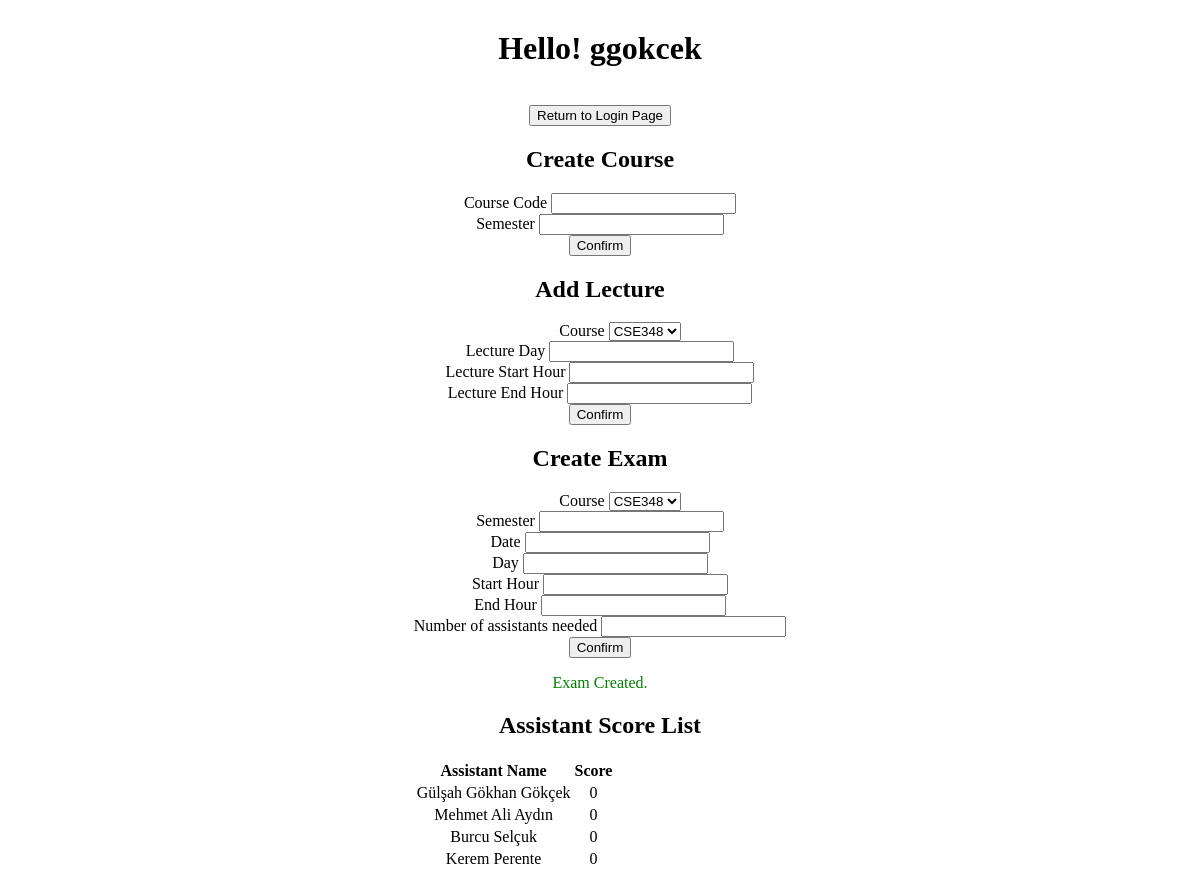
The app's page /secretaryPage.php (signed in) with its own data.
### tables this page shows
CREATE TABLE IF NOT EXISTS `employee` (
  `employee_id` int(11) NOT NULL AUTO_INCREMENT,
  `employee_username` varchar(50) NOT NULL,
  `employee_password` varchar(50) NOT NULL,
  `employee_name` varchar(50) NOT NULL,
  `employee_score` varchar(50),
  `employee_type` varchar(50) NOT NULL,
  `department_id` int(11) NOT NULL,
  PRIMARY KEY(`employee_id`),
  FOREIGN KEY (`department_id`) REFERENCES `department` (`department_id`)
);

### secretaryPage.php (the view, shortened to what this page needs)
<!DOCTYPE html>
<html>
<head>
</head>
<?php
$servername = "localhost";
$username = "root";
$password = "mysql";
$dbname = "examplanning_system";
$conn = mysqli_connect($servername, $username, $password, $dbname);
$current_user = $_SESSION['username'];
$sql_current_user_department = "SELECT department_id FROM employee WHERE employee_username ='$current_user'";
$result_current_user_department = mysqli_query($conn, $sql_current_user_department) or die("Error");
$current_user_department = mysqli_fetch_array($result_current_user_department)['department_id'];
$sql_courses_in_department = "SELECT course.course_code
    FROM course
    JOIN department ON course.department_id = department.department_id
    JOIN employee ON employee.department_id = department.department_id
    WHERE employee.employee_username = '$current_user'";
$result_of_courses = mysqli_query($conn, $sql_courses_in_department);
$courses = [];
while ($row = mysqli_fetch_array($result_of_courses)) {
    $courses[] = $row["course_code"];
}
?>
<body>
    <div class="secretary-page-container">
        <h1> Hello! <?php echo "$current_user"; ?> </h1>
        <a href="login.php"><button style="margin-top: 2vh">Return to Login Page </button></a>
        <div class="courseform-container">
            <h2>Create Course</h2>
            <form action="" method="post">
                <div class="form-group">
                    <label for="coursecode">Course Code</label>
                    <input type="text" id="coursecode" name="coursecode" required>
                </div>
                <div class="form-group">
                    <label for="semester">Semester</label>
                    <input type="text" id="semester" name="semester" required>
                </div>
                <button type="submit" name="submit">Confirm</button>
            </form>
        </div>
        <div class="lectureform-container">
            <h2>Add Lecture</h2>
            <form action="" method="post">
                <label for="lecture" style="margin-top: 5vh; margin-left: 5vh">Course</label>
                <select id="lecture" name="lectureToInsert" required>
                    <?php foreach ($courses as $course_code) {
                        echo "<option value='$course_code'>$course_code</option>";
                    } ?>
                </select>
                <div class="form-group">
                    <label for="lectureday">Lecture Day</label>
                    <input type="text" id="lectureday" name="lectureday" required>
                </div>
                <div class="form-group">
                    <label for="lecture_starthour">Lecture Start Hour</label>
                    <input type="text" id="lecture_starthour" name="lecture_starthour" required>
                </div>
                <div class="form-group">
                    <label for="lecture_endhour">Lecture End Hour</label>
                    <input type="text" id="lecture_endhour" name="lecture_endhour" required>
                </div>
                <button type="submit" name="submit">Confirm</button>
            </form>
        </div>
        <div class="examform-container">
            <h2>Create Exam</h2>
            <form action="" method="post">
                <label for="course" style="margin-top: 5vh; margin-left: 5vh">Course</label>
                <select id="course" name="courseSelected" required>
                    <?php foreach ($courses as $course_code) {
                        echo "<option value='$course_code'>$course_code</option>";
                    } ?>
                </select>
                <div class="form-group">
                    <label for="semester_exam">Semester</label>
                    <input type="text" id="semester_exam" name="semester_exam" required>
                </div>
                <div class="form-group">
                    <label for="date">Date</label>
                    <input type="text" id="date" name="date" required>
                </div>
                <div class="form-group">
                    <label for="day">Day</label>
                    <input type="text" id="day" name="day" required>
                </div>
                <div class="form-group">
                    <label for="start_hour">Start Hour</label>
                    <input type="text" id="start_hour" name="start_hour" required>
                </div>
                <div class="form-group">
                    <label for="end_hour">End Hour</label>
                    <input type="text" id="end_hour" name="end_hour" required>
                </div>
                <div class="form-group">
                    <label for="assistant_num">Number of assistants needed</label>
                    <input type="text" id="assistant_num" name="assistant_num" required>
                </div>
                <button type="submit" name="submit">Confirm</button>
            </form>
            <?php if ($counter == $exam_assistant_num) :?>
                    <p style="color: green;">Exam Created.</p>
            <?php else: ?>
                <p style="color: red;">Sufficient number of assistants couldn't be found.</p>
                <p style="color: red;">Try to enter another date.</p>
            <?php endif; ?>
            <div class="assistant_list">
                <h2>Assistant Score List</h2>
                <table>
                    <thead>
                        <tr>
                            <th>Assistant Name</th>
                            <th>Score</th>
                        </tr>
                    </thead>
                    <tbody>
                        <?php
                        $sql_scores = "SELECT employee_name, employee_score FROM employee WHERE employee_type = 'Assistant' AND employee.department_id = '$current_user_department' ORDER BY employee.employee_score ASC";
                        $result_scores = mysqli_query($conn, $sql_scores);;
                        if (mysqli_num_rows($result_scores) > 0) {
                            while($row = mysqli_fetch_array($result_scores) ) {
                                echo "<tr><td>" . $row["employee_name"]. "</td><td>" . $row["employee_score"]. "</td></tr>";
                            }
                        } else {
                            echo "<tr><td colspan='2'>No assistants found</td></tr>";
                        }
                        ?>
                    </tbody>
                </table>
            </div>
        </div>
    </div>
</body>
</html>

### secretaryPage.php (style rules this page uses)
body { display: flex; justify-content: center; align-items: center; height: 110vh; margin: 0; }
.secretary-page-container { text-align: center; }

### records on screen
employee: employee_name "Gülşah Gökhan Gökçek", employee_score "0"
employee: employee_name "Mehmet Ali Aydın", employee_score "0"
employee: employee_name "Burcu Selçuk", employee_score "0"
employee: employee_name "Kerem Perente", employee_score "0"

### other values on screen
$current_user "ggokcek"
form field lectureToInsert "CSE348"
form field courseSelected "CSE348"
